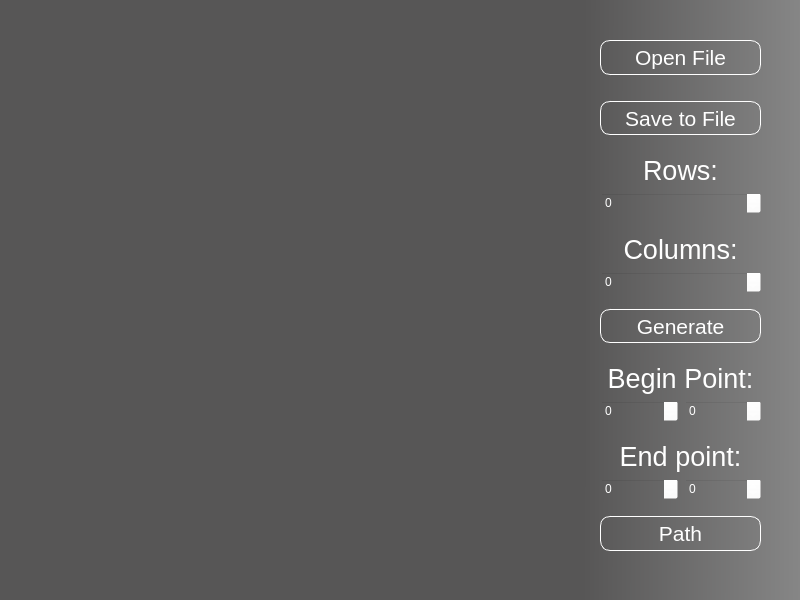
<?xml version="1.0" encoding="UTF-8"?>
<ui version="4.0">
 <class>MainWindow</class>
 <widget class="QMainWindow" name="MainWindow">
  <property name="geometry">
   <rect>
    <x>0</x>
    <y>0</y>
    <width>800</width>
    <height>600</height>
   </rect>
  </property>
  <property name="windowTitle">
   <string>MainWindow</string>
  </property>
  <property name="styleSheet">
   <string notr="true">background-color: qlineargradient(spread:pad, x1:1, y1:0.445055, x2:0.729, y2:0.44468, stop:0 rgba(134, 134, 134, 255), stop:1 rgba(87, 86, 86, 255));</string>
  </property>
  <widget class="QWidget" name="centralwidget">
   <property name="styleSheet">
    <string notr="true"/>
   </property>
   <widget class="DrawMaze" name="drawMazeArea" native="true">
    <property name="geometry">
     <rect>
      <x>50</x>
      <y>50</y>
      <width>502</width>
      <height>502</height>
     </rect>
    </property>
    <property name="styleSheet">
     <string notr="true">background-color: rgba(255, 255, 255, 0);</string>
    </property>
   </widget>
   <widget class="QWidget" name="widget" native="true">
    <property name="geometry">
     <rect>
      <x>600</x>
      <y>40</y>
      <width>161</width>
      <height>511</height>
     </rect>
    </property>
    <property name="styleSheet">
     <string notr="true">background-color: rgba(255, 255, 255, 0);</string>
    </property>
    <layout class="QGridLayout" name="gridLayout">
     <item row="9" column="0" colspan="2">
      <widget class="QLabel" name="labelEnd">
       <property name="sizePolicy">
        <sizepolicy hsizetype="Preferred" vsizetype="Ignored">
         <horstretch>0</horstretch>
         <verstretch>0</verstretch>
        </sizepolicy>
       </property>
       <property name="font">
        <font>
         <pointsize>20</pointsize>
        </font>
       </property>
       <property name="styleSheet">
        <string notr="true">color: rgb(255, 255, 255);
background-color: rgba(0, 0, 0, 0);</string>
       </property>
       <property name="text">
        <string>End point:</string>
       </property>
       <property name="alignment">
        <set>Qt::AlignBottom|Qt::AlignHCenter</set>
       </property>
      </widget>
     </item>
     <item row="7" column="0" colspan="2">
      <widget class="QLabel" name="labelBegin">
       <property name="sizePolicy">
        <sizepolicy hsizetype="Preferred" vsizetype="Ignored">
         <horstretch>0</horstretch>
         <verstretch>0</verstretch>
        </sizepolicy>
       </property>
       <property name="font">
        <font>
         <pointsize>20</pointsize>
        </font>
       </property>
       <property name="styleSheet">
        <string notr="true">color: rgb(255, 255, 255);
background-color: rgba(255, 255, 255, 0);</string>
       </property>
       <property name="text">
        <string>Begin Point:</string>
       </property>
       <property name="alignment">
        <set>Qt::AlignBottom|Qt::AlignHCenter</set>
       </property>
      </widget>
     </item>
     <item row="11" column="0" colspan="2">
      <widget class="QPushButton" name="findPathButton">
       <property name="sizePolicy">
        <sizepolicy hsizetype="Minimum" vsizetype="Ignored">
         <horstretch>0</horstretch>
         <verstretch>0</verstretch>
        </sizepolicy>
       </property>
       <property name="font">
        <font>
         <pointsize>16</pointsize>
        </font>
       </property>
       <property name="styleSheet">
        <string notr="true">QPushButton#findPathButton
{
color:rgb(255, 255, 255);
border:solid;
border-radius:10px;
border-color: rgb(255,255,255);
border-width:1px;
margin-top:10px;
}
QPushButton#findPathButton:checked { background: rgb(83, 84, 85); }
QPushButton#findPathButton:pressed { background: rgb(83, 84, 85); }</string>
       </property>
       <property name="text">
        <string>Path</string>
       </property>
      </widget>
     </item>
     <item row="1" column="0" colspan="2">
      <widget class="QPushButton" name="saveButton">
       <property name="sizePolicy">
        <sizepolicy hsizetype="Minimum" vsizetype="Ignored">
         <horstretch>0</horstretch>
         <verstretch>0</verstretch>
        </sizepolicy>
       </property>
       <property name="sizeIncrement">
        <size>
         <width>0</width>
         <height>0</height>
        </size>
       </property>
       <property name="font">
        <font>
         <pointsize>16</pointsize>
         <underline>false</underline>
         <strikeout>false</strikeout>
        </font>
       </property>
       <property name="cursor">
        <cursorShape>ArrowCursor</cursorShape>
       </property>
       <property name="mouseTracking">
        <bool>true</bool>
       </property>
       <property name="styleSheet">
        <string notr="true">QPushButton#saveButton {
color:rgb(255, 255, 255);
border:solid;
border-radius:10px;
border-color: rgb(255,255,255);
border-width:1px;
margin-top:10px;
}
QPushButton#saveButton:checked { background: rgb(83, 84, 85); }
QPushButton#saveButton:pressed { background: rgb(83, 84, 85); }</string>
       </property>
       <property name="text">
        <string>Save to File</string>
       </property>
      </widget>
     </item>
     <item row="6" column="0" colspan="2">
      <widget class="QPushButton" name="generateButton">
       <property name="sizePolicy">
        <sizepolicy hsizetype="Minimum" vsizetype="Ignored">
         <horstretch>0</horstretch>
         <verstretch>0</verstretch>
        </sizepolicy>
       </property>
       <property name="font">
        <font>
         <pointsize>16</pointsize>
        </font>
       </property>
       <property name="styleSheet">
        <string notr="true">QPushButton#generateButton
{
color:rgb(255, 255, 255);
border:solid;
border-radius:10px;
border-color: rgb(255,255,255);
border-width:1px;
margin-top:10px;
}
QPushButton#generateButton:checked { background: rgb(83, 84, 85); }
QPushButton#generateButton:pressed { background: rgb(83, 84, 85); }</string>
       </property>
       <property name="text">
        <string>Generate</string>
       </property>
      </widget>
     </item>
     <item row="4" column="0" colspan="2">
      <widget class="QLabel" name="labelColumns">
       <property name="sizePolicy">
        <sizepolicy hsizetype="Preferred" vsizetype="Ignored">
         <horstretch>0</horstretch>
         <verstretch>0</verstretch>
        </sizepolicy>
       </property>
       <property name="font">
        <font>
         <pointsize>20</pointsize>
        </font>
       </property>
       <property name="styleSheet">
        <string notr="true">color: rgb(255, 255, 255);
background-color: rgba(255, 255, 255, 0);</string>
       </property>
       <property name="text">
        <string>Columns:</string>
       </property>
       <property name="alignment">
        <set>Qt::AlignBottom|Qt::AlignHCenter</set>
       </property>
      </widget>
     </item>
     <item row="8" column="0">
      <widget class="QSpinBox" name="vertBeginBox">
       <property name="styleSheet">
        <string notr="true">color: rgb(255, 255, 255);
background-color: rgba(255, 255, 255, 0);</string>
       </property>
       <property name="maximum">
        <number>50</number>
       </property>
      </widget>
     </item>
     <item row="8" column="1">
      <widget class="QSpinBox" name="horizBeginBox">
       <property name="styleSheet">
        <string notr="true">color: rgb(255, 255, 255);
background-color: rgba(255, 255, 255, 0);</string>
       </property>
       <property name="maximum">
        <number>50</number>
       </property>
      </widget>
     </item>
     <item row="2" column="0" colspan="2">
      <widget class="QLabel" name="labelRows">
       <property name="sizePolicy">
        <sizepolicy hsizetype="Preferred" vsizetype="Ignored">
         <horstretch>0</horstretch>
         <verstretch>0</verstretch>
        </sizepolicy>
       </property>
       <property name="font">
        <font>
         <pointsize>20</pointsize>
        </font>
       </property>
       <property name="styleSheet">
        <string notr="true">color: rgb(255, 255, 255);

</string>
       </property>
       <property name="text">
        <string>Rows:</string>
       </property>
       <property name="scaledContents">
        <bool>false</bool>
       </property>
       <property name="alignment">
        <set>Qt::AlignBottom|Qt::AlignHCenter</set>
       </property>
      </widget>
     </item>
     <item row="3" column="0" colspan="2">
      <widget class="QSpinBox" name="mazeHeightBox">
       <property name="styleSheet">
        <string notr="true">color: rgb(255, 255, 255);
background-color: rgba(255, 255, 255, 0);</string>
       </property>
       <property name="wrapping">
        <bool>false</bool>
       </property>
       <property name="alignment">
        <set>Qt::AlignLeading|Qt::AlignLeft|Qt::AlignVCenter</set>
       </property>
       <property name="maximum">
        <number>50</number>
       </property>
      </widget>
     </item>
     <item row="5" column="0" colspan="2">
      <widget class="QSpinBox" name="mazeWidthBox">
       <property name="styleSheet">
        <string notr="true">color: rgb(255, 255, 255);
background-color: rgba(255, 255, 255, 0);</string>
       </property>
       <property name="maximum">
        <number>50</number>
       </property>
      </widget>
     </item>
     <item row="10" column="1">
      <widget class="QSpinBox" name="horizEndBox">
       <property name="styleSheet">
        <string notr="true">color: rgb(255, 255, 255);
background-color: rgba(255, 255, 255, 0);</string>
       </property>
       <property name="maximum">
        <number>50</number>
       </property>
      </widget>
     </item>
     <item row="10" column="0">
      <widget class="QSpinBox" name="vertEndBox">
       <property name="styleSheet">
        <string notr="true">color: rgb(255, 255, 255);
background-color: rgba(255, 255, 255, 0);</string>
       </property>
       <property name="maximum">
        <number>50</number>
       </property>
      </widget>
     </item>
     <item row="0" column="0" colspan="2">
      <widget class="QPushButton" name="openButton">
       <property name="sizePolicy">
        <sizepolicy hsizetype="Minimum" vsizetype="Ignored">
         <horstretch>0</horstretch>
         <verstretch>0</verstretch>
        </sizepolicy>
       </property>
       <property name="sizeIncrement">
        <size>
         <width>0</width>
         <height>0</height>
        </size>
       </property>
       <property name="font">
        <font>
         <pointsize>16</pointsize>
         <underline>false</underline>
         <strikeout>false</strikeout>
        </font>
       </property>
       <property name="cursor">
        <cursorShape>ArrowCursor</cursorShape>
       </property>
       <property name="mouseTracking">
        <bool>true</bool>
       </property>
       <property name="styleSheet">
        <string notr="true">QPushButton#openButton {
color:rgb(255, 255, 255);
border:solid;
border-radius:10px;
border-color: rgb(255,255,255);
border-width:1px;
margin-bottom:10px;
}
QPushButton#openButton:checked { background: rgb(83, 84, 85); }
QPushButton#openButton:pressed { background: rgb(83, 84, 85); }</string>
       </property>
       <property name="text">
        <string>Open File</string>
       </property>
      </widget>
     </item>
    </layout>
   </widget>
  </widget>
 </widget>
 <customwidgets>
  <customwidget>
   <class>DrawMaze</class>
   <extends>QWidget</extends>
   <header location="global">../src/Maze/View/DrawMaze.h</header>
   <container>1</container>
  </customwidget>
 </customwidgets>
 <resources/>
 <connections/>
</ui>
